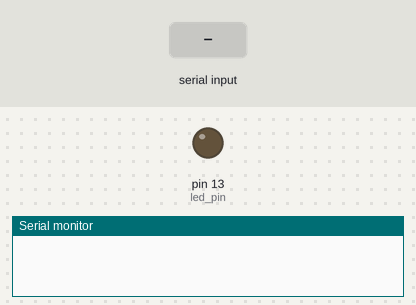
Recording of a sketch running on a simulated Arduino Uno, built with avr-gcc and run on an emulated ATmega328P. Shown: output pins drawn as LEDs (lit = HIGH), the last lines printed to the serial monitor. Inputs (shaded band) come from the test bench.

Above: at 1.2 s.
1.3 s: "1" received over Serial
At 1.7 s:
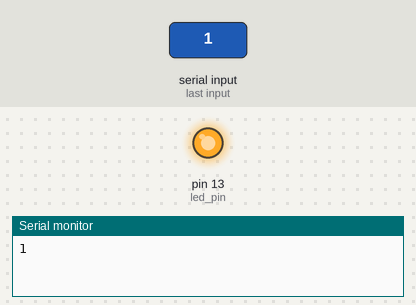
2.8 s: "0" received over Serial
At 4.0 s:
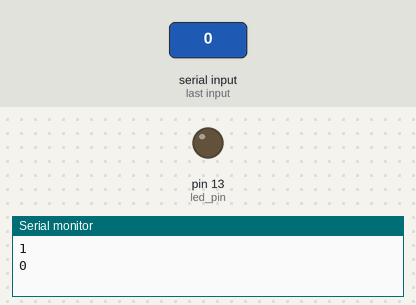
Timing chart, 0 to 5.8 s (numbered marks = the images above; inputs shaded):
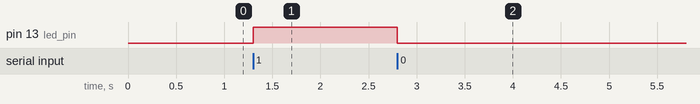

The sketch:

1or0led.ino
```cpp
int led_pin = 13; // LED가 연결된 핀 번호를 13번으로 설정합니다.
char data; // 시리얼 데이터를 저장할 변수를 선언합니다.

void setup() {
  Serial.begin(9600); // 시리얼 통신을 9600bps로 시작합니다.
  pinMode(led_pin, OUTPUT); // LED 핀을 출력 모드로 설정합니다.
}

void loop() {
  if (Serial.available() > 0) // 시리얼 통신으로부터 데이터가 들어온 개수를 확인합니다.
  {
    data = Serial.read(); // 시리얼 통신으로부터 하나의 데이터를 읽어옵니다.
    Serial.println(data); // 읽어온 데이터를 시리얼 모니터에 출력합니다.
  }
  if (data == '1') // 읽어온 데이터가 '1'이면
  {
    digitalWrite(led_pin, HIGH); // LED를 켭니다.
  }
  else if (data == '0') // 읽어온 데이터가 '0'이면
  {
    digitalWrite(led_pin, LOW); // LED를 끕니다.
  }
}
```

Measured:
- after the input at 1.3 s, pin 13 (led_pin): LOW → HIGH at once
- after the input at 2.8 s, pin 13 (led_pin): HIGH → LOW at once
